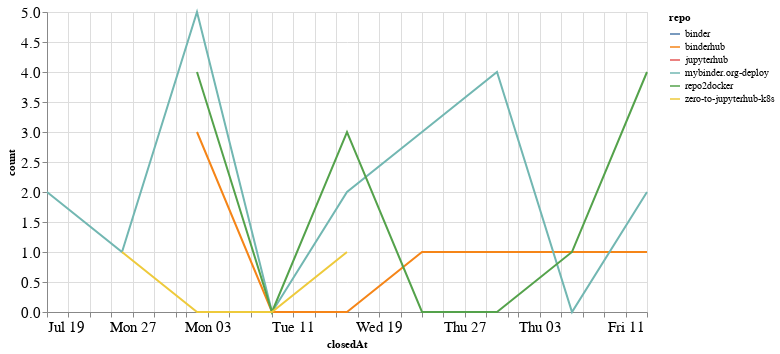

This figure's notebook cell:
### Code cell
closed_by_time = closed_by.groupby('repo').resample('W', on='closedAt').count()['author'].reset_index()
closed_by_time = closed_by_time.rename(columns={'author': 'count'})

alt.Chart(closed_by_time, width=600).mark_line().encode(
    x='closedAt',
    y='count',
    color='repo',
    tooltip="repo"
)

### Figure 1 — Vega-Lite specification as saved in the notebook (floating-point values rounded to 4 significant figures)
{"config": {"axisLeft": {"labelFontSize": 15}, "axisBottom": {"labelFontSize": 15}}, "data": {"name": "data-77dac40e80c88d749b2a0fa6902d3afa"}, "mark": "line", "encoding": {"color": {"type": "nominal", "field": "repo"}, "tooltip": {"type": "nominal", "field": "repo"}, "x": {"type": "temporal", "field": "closedAt"}, "y": {"type": "quantitative", "field": "count"}}, "width": 600, "$schema": "https://vega.github.io/schema/vega-lite/v4.8.1.json", "datasets": {"data-77dac40e80c88d749b2a0fa6902d3afa": [{"repo": "binder", "closedAt": "2020-07-26T00:00:00", "count": 1}, {"repo": "binderhub", "closedAt": "2020-08-02T00:00:00", "count": 3}, {"repo": "binderhub", "closedAt": "2020-08-09T00:00:00", "count": 0}, {"repo": "binderhub", "closedAt": "2020-08-16T00:00:00", "count": 0}, {"repo": "binderhub", "closedAt": "2020-08-23T00:00:00", "count": 1}, {"repo": "binderhub", "closedAt": "2020-08-30T00:00:00", "count": 1}, {"repo": "binderhub", "closedAt": "2020-09-06T00:00:00", "count": 1}, {"repo": "binderhub", "closedAt": "2020-09-13T00:00:00", "count": 1}, {"repo": "jupyterhub", "closedAt": "2020-08-16T00:00:00", "count": 1}, {"repo": "mybinder.org-deploy", "closedAt": "2020-07-19T00:00:00", "count": 2}, {"repo": "mybinder.org-deploy", "closedAt": "2020-07-26T00:00:00", "count": 1}, {"repo": "mybinder.org-deploy", "closedAt": "2020-08-02T00:00:00", "count": 5}, {"repo": "mybinder.org-deploy", "closedAt": "2020-08-09T00:00:00", "count": 0}, {"repo": "mybinder.org-deploy", "closedAt": "2020-08-16T00:00:00", "count": 2}, {"repo": "mybinder.org-deploy", "closedAt": "2020-08-23T00:00:00", "count": 3}, {"repo": "mybinder.org-deploy", "closedAt": "2020-08-30T00:00:00", "count": 4}, {"repo": "mybinder.org-deploy", "closedAt": "2020-09-06T00:00:00", "count": 0}, {"repo": "mybinder.org-deploy", "closedAt": "2020-09-13T00:00:00", "count": 2}, {"repo": "repo2docker", "closedAt": "2020-08-02T00:00:00", "count": 4}, {"repo": "repo2docker", "closedAt": "2020-08-09T00:00:00", "count": 0}, {"repo": "repo2docker", "closedAt": "2020-08-16T00:00:00", "count": 3}, {"repo": "repo2docker", "closedAt": "2020-08-23T00:00:00", "count": 0}, {"repo": "repo2docker", "closedAt": "2020-08-30T00:00:00", "count": 0}, {"repo": "repo2docker", "closedAt": "2020-09-06T00:00:00", "count": 1}, {"repo": "repo2docker", "closedAt": "2020-09-13T00:00:00", "count": 4}, {"repo": "zero-to-jupyterhub-k8s", "closedAt": "2020-07-26T00:00:00", "count": 1}, {"repo": "zero-to-jupyterhub-k8s", "closedAt": "2020-08-02T00:00:00", "count": 0}, {"repo": "zero-to-jupyterhub-k8s", "closedAt": "2020-08-09T00:00:00", "count": 0}, {"repo": "zero-to-jupyterhub-k8s", "closedAt": "2020-08-16T00:00:00", "count": 1}]}}
